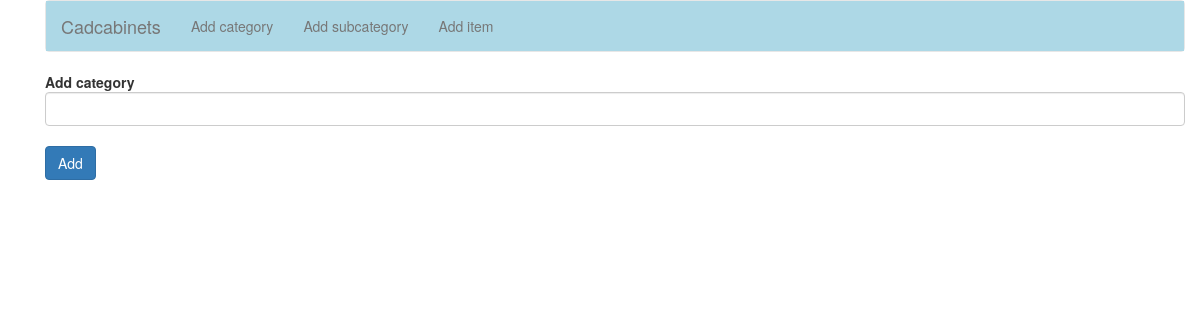
The app's page /, older data.
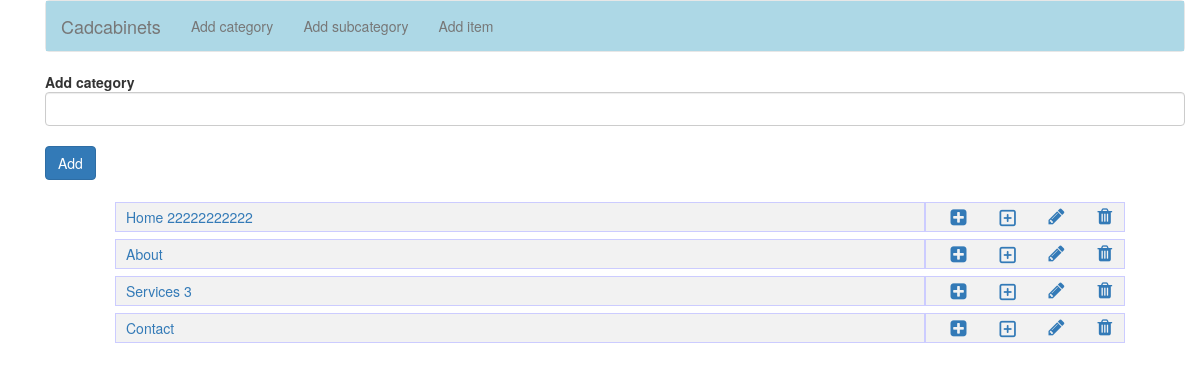
The same page, newer data.
### tables this page shows
CREATE TABLE `menus` (
  `id` int(11) NOT NULL,
  `menu_name` varchar(255) NOT NULL,
  `parent_id` int(11) NOT NULL,
  `type` int(11) NOT NULL,
  `description` varchar(255) NOT NULL,
  `price` int(11) NOT NULL,
  `image` text NOT NULL,
  `status` int(11) NOT NULL
);

### Includes/select.php (the view, shortened to what this page needs)
<!DOCTYPE html>
<html>
	<head>
		<link rel="stylesheet" type="text/css" href="../Style/style.css">
		<link rel="stylesheet" href="http://cdnjs.cloudflare.com/ajax/libs/font-awesome/4.6.3/css/font-awesome.min.css">
		<link rel="stylesheet" href="https://maxcdn.bootstrapcdn.com/bootstrap/3.3.7/css/bootstrap.min.css">
	</head>
	<body>
			<?php
				function display_menus($parent_id = 0){
					$query = mysql_query("SELECT * FROM menus WHERE parent_id = "  .$parent_id. "  ORDER BY type") or die(mysql_error());
					if(mysql_num_rows($query) > 0){
						echo "<ul>";
							while($row = mysql_fetch_array($query)){
								$status = $row['status'];
								if( $status == '0'){
									echo '<li id="borders">';
										echo '<div id="output2">';
											$type = $row['type'];
											$main_id = $row['id'];
											echo '<div id="mainoutput">';
												if($type == '1'){
													echo '<div id="leftoutput">';
														echo '<a href="void:(0)" data-toggle="collapse" data-target="#row'. $row['id'] . '"><p>'. $row['menu_name'] . '</p></a>';
													echo '</div>';
													echo '<div id="rightoutput">';
														echo '<div id="addimage">';
															echo "<a href='add_subcategory_by_id.php?ID=$main_id'>" . '<i class="fa fa-lg fa-plus-square" aria-hidden="true" title="Add subcategory"></i>' . "</a>";
														echo '</div>';
														echo '<div id="addimage">';
															echo "<a href='add_item_by_id.php?ID=$main_id'>" . '<i class="fa fa-lg fa-plus-square-o" aria-hidden="true" title="Add item"></i>' . "</a>";
														echo '</div>';
														echo '<div id="leftimage">';
															echo "<a href='update.php?ID=$main_id'>" . '<i class="fa fa-lg fa-pencil" aria-hidden="true" title="Update"></i>' . "</a>";
														echo '</div>';
														echo '<div id="leftimage">';
															echo "<a href='delete_category.php?ID=$main_id' onclick=\"return confirm('are you sure?')\">" . '<i class="fa fa-lg  fa-trash" aria-hidden="true" title="Delete"></i>' . "</a>";
														echo '</div>';
													echo '</div>';
												}
											echo '</div>';
										echo '</div>';
									echo '</li>';
										display_menus($row['id']);
								}
							}
						echo "</ul>";
					}
				}
				display_menus();
			?>
	</body>
</html>

### index.php (shortened to what this page needs)
<!DOCTYPE html>
<html>
	<head>
		<link rel="stylesheet" type="text/css" href="Style/style.css">
		<link rel="stylesheet" href="https://maxcdn.bootstrapcdn.com/bootstrap/3.3.7/css/bootstrap.min.css">
	</head>
	<body>
		<div class="container">
			<?php
				include 'add_category.php';
			?>
			<?php include 'Includes/select.php'; ?>
		</div>
	</body>
</html>

### add_category.php (shortened to what this page needs)
<!doctype html>
<html>
	<head>
		<link rel="stylesheet" type="text/css" href="Style/style.css">
		<link rel="stylesheet" href="https://maxcdn.bootstrapcdn.com/bootstrap/3.3.7/css/bootstrap.min.css">
	</head>
	<body>
		<div class="container">
			<?php
				include 'Includes/header.php';
				echo "<div id='add_category'>";
					echo "<strong id='title'>"." Add category "."</strong>";
					echo "<form action='add_category_action.php'  method='post' class = 'form-group' >";
						echo "<input type='text' name='menu_name' class = 'form-control' required = 'required'>"."<br />";
						echo "<input type='submit' value='Add' class = 'btn btn-primary'>";
					echo "</form>";
				echo "</div>";
			?>
		</div>
	</body>
</html>

### Includes/header.php (shortened to what this page needs)
<!DOCTYPE html>
<html>
	<head>
		<link rel="stylesheet" type="text/css" href="Style/style.css">
		<link rel="stylesheet" href="https://maxcdn.bootstrapcdn.com/bootstrap/3.3.7/css/bootstrap.min.css">
		<link rel="stylesheet" href="path/to/font-awesome/css/font-awesome.min.css">
	</head>
	<body>
			<nav class="navbar navbar-default">
				<div class="container-fluid">
					<div class="navbar-header">
						<a class="navbar-brand" href="index.php">Cadcabinets</a>
					</div>
					<ul class="nav navbar-nav">
						<li><a href="add_category.php">Add category</a></li>
						<li><a href="add_subcategory.php">Add subcategory</a></li>
						<li><a href="add_item.php">Add item</a></li>
					</ul>
				</div>
			</nav>
	</body>
</html>

### Style/style.css (style rules this page uses)
* { margin: 0 auto; }
body { padding-bottom: 200px; }
.container-fluid { background-color: lightblue; }
ul { list-style-type:none; }
#mainoutput { width: 1010px; }
#leftoutput { margin-top: 7px; height: 30px; width: 810px; border: 1px solid #ccccff; float: left; background-color:#f2f2f2; }
#leftoutput p { margin-top: 4px; margin-left: 10px; }
#rightoutput { margin-top: 7px; height: 30px; width: 200px; float: left; border: 1px solid #ccccff; background-color:#f2f2f2; }
#leftimage { width: 49px; float: left; }
#addimage { width: 49px; float: left; }

Row changes from the older to the newer data that the page shows:
added menus: menu_name "Home 22222222222"
added menus: menu_name "About"
added menus: menu_name "Services 3"
added menus: menu_name "Contact"
